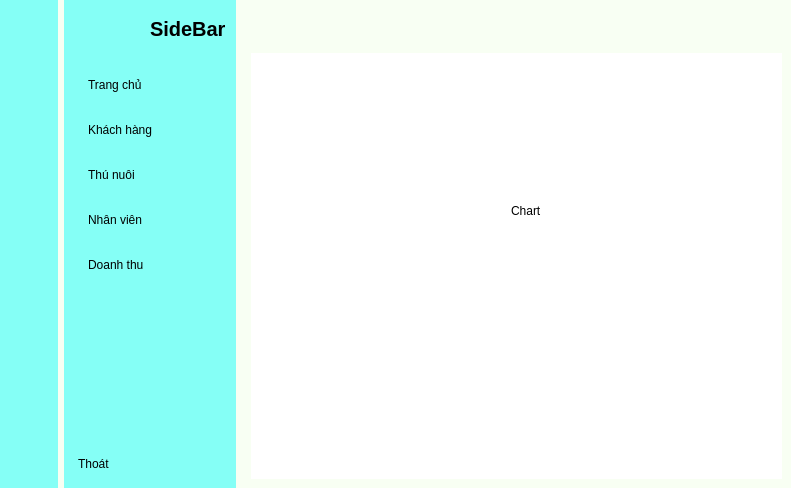
<?xml version="1.0" encoding="UTF-8"?>
<ui version="4.0">
 <class>MainWindow</class>
 <widget class="QMainWindow" name="MainWindow">
  <property name="geometry">
   <rect>
    <x>0</x>
    <y>0</y>
    <width>791</width>
    <height>488</height>
   </rect>
  </property>
  <property name="windowTitle">
   <string>Phòng khám thú y</string>
  </property>
  <property name="autoFillBackground">
   <bool>false</bool>
  </property>
  <widget class="QWidget" name="centralwidget">
   <property name="styleSheet">
    <string notr="true">
background-color: rgb(248, 255, 243);</string>
   </property>
   <layout class="QGridLayout" name="gridLayout">
    <property name="leftMargin">
     <number>0</number>
    </property>
    <property name="topMargin">
     <number>0</number>
    </property>
    <property name="rightMargin">
     <number>0</number>
    </property>
    <property name="bottomMargin">
     <number>0</number>
    </property>
    <item row="0" column="0">
     <widget class="QWidget" name="widget" native="true">
      <property name="styleSheet">
       <string notr="true">QWidget{
	background-color: rgb(133, 255, 246);
}

QPushButton{
	height:30px;
	border:none;
	border-radius:10px;
}
QPushButton:checked{
	background-color: rgb(255, 255, 255);
	font-weight:bold;
}</string>
      </property>
      <layout class="QVBoxLayout" name="verticalLayout_3">
       <item>
        <widget class="QLabel" name="label_2">
         <property name="minimumSize">
          <size>
           <width>40</width>
           <height>40</height>
          </size>
         </property>
         <property name="maximumSize">
          <size>
           <width>40</width>
           <height>40</height>
          </size>
         </property>
         <property name="text">
          <string/>
         </property>
         <property name="pixmap">
          <pixmap>img/house-chimney-window-solid.png</pixmap>
         </property>
         <property name="scaledContents">
          <bool>true</bool>
         </property>
        </widget>
       </item>
       <item>
        <layout class="QVBoxLayout" name="verticalLayout">
         <property name="spacing">
          <number>15</number>
         </property>
         <property name="leftMargin">
          <number>0</number>
         </property>
         <property name="topMargin">
          <number>15</number>
         </property>
         <property name="bottomMargin">
          <number>0</number>
         </property>
         <item>
          <widget class="QPushButton" name="iconHome">
           <property name="text">
            <string/>
           </property>
           <property name="icon">
            <iconset>
             <normaloff>img/dashboard.png</normaloff>img/dashboard.png</iconset>
           </property>
           <property name="iconSize">
            <size>
             <width>20</width>
             <height>20</height>
            </size>
           </property>
           <property name="checkable">
            <bool>true</bool>
           </property>
           <property name="autoExclusive">
            <bool>true</bool>
           </property>
          </widget>
         </item>
         <item>
          <widget class="QPushButton" name="iconCustomer">
           <property name="text">
            <string/>
           </property>
           <property name="icon">
            <iconset>
             <normaloff>img/user-group-solid.png</normaloff>img/user-group-solid.png</iconset>
           </property>
           <property name="iconSize">
            <size>
             <width>20</width>
             <height>20</height>
            </size>
           </property>
           <property name="checkable">
            <bool>true</bool>
           </property>
           <property name="autoExclusive">
            <bool>true</bool>
           </property>
          </widget>
         </item>
         <item>
          <widget class="QPushButton" name="iconPets">
           <property name="text">
            <string/>
           </property>
           <property name="icon">
            <iconset>
             <normaloff>img/pets.png</normaloff>img/pets.png</iconset>
           </property>
           <property name="iconSize">
            <size>
             <width>20</width>
             <height>20</height>
            </size>
           </property>
           <property name="checkable">
            <bool>true</bool>
           </property>
           <property name="autoExclusive">
            <bool>true</bool>
           </property>
          </widget>
         </item>
         <item>
          <widget class="QPushButton" name="iconEmployee">
           <property name="text">
            <string/>
           </property>
           <property name="icon">
            <iconset>
             <normaloff>img/employee.png</normaloff>img/employee.png</iconset>
           </property>
           <property name="iconSize">
            <size>
             <width>20</width>
             <height>20</height>
            </size>
           </property>
           <property name="checkable">
            <bool>true</bool>
           </property>
           <property name="autoExclusive">
            <bool>true</bool>
           </property>
          </widget>
         </item>
         <item>
          <widget class="QPushButton" name="iconChart">
           <property name="text">
            <string/>
           </property>
           <property name="icon">
            <iconset>
             <normaloff>img/chart.png</normaloff>img/chart.png</iconset>
           </property>
           <property name="iconSize">
            <size>
             <width>20</width>
             <height>20</height>
            </size>
           </property>
           <property name="checkable">
            <bool>true</bool>
           </property>
           <property name="autoExclusive">
            <bool>true</bool>
           </property>
          </widget>
         </item>
        </layout>
       </item>
       <item>
        <spacer name="verticalSpacer">
         <property name="orientation">
          <enum>Qt::Vertical</enum>
         </property>
         <property name="sizeHint" stdset="0">
          <size>
           <width>20</width>
           <height>133</height>
          </size>
         </property>
        </spacer>
       </item>
       <item>
        <widget class="QPushButton" name="pushButton_5">
         <property name="text">
          <string/>
         </property>
         <property name="icon">
          <iconset>
           <normaloff>img/off.png</normaloff>img/off.png</iconset>
         </property>
         <property name="checkable">
          <bool>true</bool>
         </property>
        </widget>
       </item>
      </layout>
     </widget>
    </item>
    <item row="0" column="1">
     <widget class="QWidget" name="widget_2" native="true">
      <property name="enabled">
       <bool>true</bool>
      </property>
      <property name="font">
       <font>
        <pointsize>8</pointsize>
       </font>
      </property>
      <property name="styleSheet">
       <string notr="true">QWidget{
	background-color: rgb(133, 255, 246);
}

QPushButton{
	height:30px;
	border:none;
	text-align:left;
	padding-left:5px;
	padding-right:5px;
	border-top-left-radius:10px;
	border-bottom-left-radius:10px;
}
QPushButton:checked{
	background-color: rgb(255, 255, 255);
	font-weight:bold;
}
</string>
      </property>
      <layout class="QVBoxLayout" name="verticalLayout_4">
       <property name="rightMargin">
        <number>0</number>
       </property>
       <item>
        <layout class="QHBoxLayout" name="horizontalLayout">
         <property name="rightMargin">
          <number>10</number>
         </property>
         <item>
          <widget class="QLabel" name="label_3">
           <property name="minimumSize">
            <size>
             <width>40</width>
             <height>40</height>
            </size>
           </property>
           <property name="maximumSize">
            <size>
             <width>40</width>
             <height>40</height>
            </size>
           </property>
           <property name="text">
            <string/>
           </property>
           <property name="pixmap">
            <pixmap>img/house-chimney-window-solid.png</pixmap>
           </property>
           <property name="scaledContents">
            <bool>true</bool>
           </property>
          </widget>
         </item>
         <item>
          <spacer name="horizontalSpacer_2">
           <property name="orientation">
            <enum>Qt::Horizontal</enum>
           </property>
           <property name="sizeType">
            <enum>QSizePolicy::Maximum</enum>
           </property>
           <property name="sizeHint" stdset="0">
            <size>
             <width>40</width>
             <height>20</height>
            </size>
           </property>
          </spacer>
         </item>
         <item>
          <widget class="QLabel" name="label">
           <property name="font">
            <font>
             <pointsize>15</pointsize>
             <weight>75</weight>
             <bold>true</bold>
            </font>
           </property>
           <property name="text">
            <string>SideBar</string>
           </property>
          </widget>
         </item>
        </layout>
       </item>
       <item>
        <layout class="QVBoxLayout" name="verticalLayout_2">
         <property name="spacing">
          <number>15</number>
         </property>
         <property name="leftMargin">
          <number>10</number>
         </property>
         <property name="topMargin">
          <number>15</number>
         </property>
         <item>
          <widget class="QPushButton" name="btnHome">
           <property name="layoutDirection">
            <enum>Qt::LeftToRight</enum>
           </property>
           <property name="autoFillBackground">
            <bool>false</bool>
           </property>
           <property name="text">
            <string>Trang chủ</string>
           </property>
           <property name="icon">
            <iconset>
             <normaloff>img/dashboard.png</normaloff>img/dashboard.png</iconset>
           </property>
           <property name="iconSize">
            <size>
             <width>20</width>
             <height>20</height>
            </size>
           </property>
           <property name="checkable">
            <bool>true</bool>
           </property>
           <property name="autoExclusive">
            <bool>true</bool>
           </property>
          </widget>
         </item>
         <item>
          <widget class="QPushButton" name="btnCustomer">
           <property name="text">
            <string>Khách hàng</string>
           </property>
           <property name="icon">
            <iconset>
             <normaloff>img/user-group-solid.png</normaloff>img/user-group-solid.png</iconset>
           </property>
           <property name="iconSize">
            <size>
             <width>20</width>
             <height>20</height>
            </size>
           </property>
           <property name="checkable">
            <bool>true</bool>
           </property>
           <property name="autoExclusive">
            <bool>true</bool>
           </property>
          </widget>
         </item>
         <item>
          <widget class="QPushButton" name="btnPets">
           <property name="text">
            <string>Thú nuôi</string>
           </property>
           <property name="icon">
            <iconset>
             <normaloff>img/pets.png</normaloff>img/pets.png</iconset>
           </property>
           <property name="iconSize">
            <size>
             <width>20</width>
             <height>20</height>
            </size>
           </property>
           <property name="checkable">
            <bool>true</bool>
           </property>
           <property name="autoExclusive">
            <bool>true</bool>
           </property>
          </widget>
         </item>
         <item>
          <widget class="QPushButton" name="btnEmployee">
           <property name="text">
            <string>Nhân viên</string>
           </property>
           <property name="icon">
            <iconset>
             <normaloff>img/employee.png</normaloff>img/employee.png</iconset>
           </property>
           <property name="iconSize">
            <size>
             <width>20</width>
             <height>20</height>
            </size>
           </property>
           <property name="checkable">
            <bool>true</bool>
           </property>
           <property name="autoExclusive">
            <bool>true</bool>
           </property>
          </widget>
         </item>
         <item>
          <widget class="QPushButton" name="btnChart">
           <property name="text">
            <string>Doanh thu</string>
           </property>
           <property name="icon">
            <iconset>
             <normaloff>img/chart.png</normaloff>img/chart.png</iconset>
           </property>
           <property name="iconSize">
            <size>
             <width>20</width>
             <height>20</height>
            </size>
           </property>
           <property name="checkable">
            <bool>true</bool>
           </property>
           <property name="autoExclusive">
            <bool>true</bool>
           </property>
          </widget>
         </item>
        </layout>
       </item>
       <item>
        <spacer name="verticalSpacer_2">
         <property name="orientation">
          <enum>Qt::Vertical</enum>
         </property>
         <property name="sizeHint" stdset="0">
          <size>
           <width>20</width>
           <height>129</height>
          </size>
         </property>
        </spacer>
       </item>
       <item>
        <widget class="QPushButton" name="pushButton_12">
         <property name="text">
          <string>Thoát</string>
         </property>
         <property name="icon">
          <iconset>
           <normaloff>img/off.png</normaloff>img/off.png</iconset>
         </property>
         <property name="checkable">
          <bool>true</bool>
         </property>
        </widget>
       </item>
      </layout>
     </widget>
    </item>
    <item row="0" column="2">
     <widget class="QWidget" name="widget_3" native="true">
      <layout class="QVBoxLayout" name="verticalLayout_5">
       <item>
        <widget class="QWidget" name="widget_4" native="true">
         <property name="styleSheet">
          <string notr="true">QPushButton{
	border:none;
}</string>
         </property>
         <layout class="QHBoxLayout" name="horizontalLayout_2">
          <item>
           <widget class="QPushButton" name="pushButton_13">
            <property name="text">
             <string/>
            </property>
            <property name="icon">
             <iconset>
              <normaloff>img/menu.png</normaloff>img/menu.png</iconset>
            </property>
            <property name="iconSize">
             <size>
              <width>20</width>
              <height>20</height>
             </size>
            </property>
            <property name="checkable">
             <bool>true</bool>
            </property>
            <property name="checked">
             <bool>false</bool>
            </property>
           </widget>
          </item>
          <item>
           <spacer name="horizontalSpacer">
            <property name="orientation">
             <enum>Qt::Horizontal</enum>
            </property>
            <property name="sizeHint" stdset="0">
             <size>
              <width>451</width>
              <height>20</height>
             </size>
            </property>
           </spacer>
          </item>
          <item>
           <widget class="QPushButton" name="btnAccount">
            <property name="text">
             <string/>
            </property>
            <property name="icon">
             <iconset>
              <normaloff>img/customer.png</normaloff>img/customer.png</iconset>
            </property>
            <property name="iconSize">
             <size>
              <width>20</width>
              <height>20</height>
             </size>
            </property>
           </widget>
          </item>
         </layout>
        </widget>
       </item>
       <item>
        <widget class="QStackedWidget" name="stackedWidget">
         <property name="styleSheet">
          <string notr="true">background-color: rgb(255, 255, 255);</string>
         </property>
         <property name="currentIndex">
          <number>4</number>
         </property>
         <widget class="QWidget" name="home_Page">
          <widget class="QLabel" name="label_4">
           <property name="geometry">
            <rect>
             <x>160</x>
             <y>80</y>
             <width>60</width>
             <height>16</height>
            </rect>
           </property>
           <property name="text">
            <string>Home</string>
           </property>
          </widget>
         </widget>
         <widget class="QWidget" name="customer_Page">
          <widget class="QLabel" name="label_5">
           <property name="geometry">
            <rect>
             <x>240</x>
             <y>110</y>
             <width>60</width>
             <height>16</height>
            </rect>
           </property>
           <property name="text">
            <string>Customer</string>
           </property>
          </widget>
         </widget>
         <widget class="QWidget" name="pets_Page">
          <widget class="QLabel" name="label_6">
           <property name="geometry">
            <rect>
             <x>280</x>
             <y>160</y>
             <width>60</width>
             <height>16</height>
            </rect>
           </property>
           <property name="text">
            <string>Pets</string>
           </property>
          </widget>
         </widget>
         <widget class="QWidget" name="employee_page">
          <widget class="QLabel" name="label_7">
           <property name="geometry">
            <rect>
             <x>250</x>
             <y>170</y>
             <width>60</width>
             <height>16</height>
            </rect>
           </property>
           <property name="text">
            <string>Employee</string>
           </property>
          </widget>
         </widget>
         <widget class="QWidget" name="chart_Page">
          <widget class="QLabel" name="label_8">
           <property name="geometry">
            <rect>
             <x>260</x>
             <y>150</y>
             <width>60</width>
             <height>16</height>
            </rect>
           </property>
           <property name="text">
            <string>Chart</string>
           </property>
          </widget>
         </widget>
        </widget>
       </item>
      </layout>
     </widget>
    </item>
   </layout>
  </widget>
 </widget>
 <resources/>
 <connections>
  <connection>
   <sender>pushButton_13</sender>
   <signal>toggled(bool)</signal>
   <receiver>widget_2</receiver>
   <slot>setVisible(bool)</slot>
   <hints>
    <hint type="sourcelabel">
     <x>242</x>
     <y>41</y>
    </hint>
    <hint type="destinationlabel">
     <x>202</x>
     <y>103</y>
    </hint>
   </hints>
  </connection>
  <connection>
   <sender>pushButton_13</sender>
   <signal>toggled(bool)</signal>
   <receiver>widget</receiver>
   <slot>setHidden(bool)</slot>
   <hints>
    <hint type="sourcelabel">
     <x>260</x>
     <y>43</y>
    </hint>
    <hint type="destinationlabel">
     <x>32</x>
     <y>184</y>
    </hint>
   </hints>
  </connection>
  <connection>
   <sender>pushButton_5</sender>
   <signal>toggled(bool)</signal>
   <receiver>MainWindow</receiver>
   <slot>close()</slot>
   <hints>
    <hint type="sourcelabel">
     <x>34</x>
     <y>460</y>
    </hint>
    <hint type="destinationlabel">
     <x>50</x>
     <y>528</y>
    </hint>
   </hints>
  </connection>
  <connection>
   <sender>pushButton_12</sender>
   <signal>toggled(bool)</signal>
   <receiver>MainWindow</receiver>
   <slot>close()</slot>
   <hints>
    <hint type="sourcelabel">
     <x>127</x>
     <y>456</y>
    </hint>
    <hint type="destinationlabel">
     <x>129</x>
     <y>515</y>
    </hint>
   </hints>
  </connection>
 </connections>
</ui>
